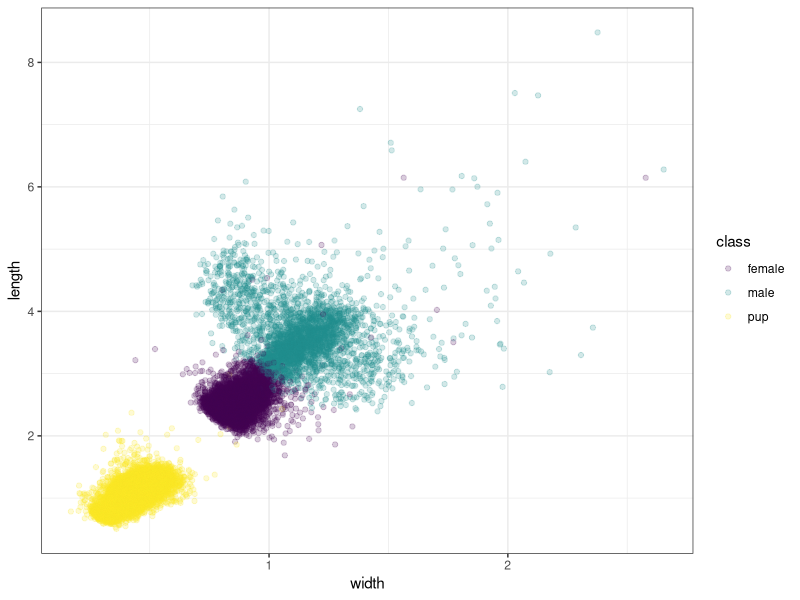

This chart was generated by the following R code: (Note: this script raises an error after producing the figure.)
##Packages!!====================================================================
library(tidyverse)
library(here)
#the files======================================================================
drone=read_csv(here::here("data/raw/Universal Project Data/uasdata.csv"))
#ocean=read_csv(here::here("data/raw/Universal Project Data/oce.indices.csv"))
procedure=read_csv(here::here("data/raw/ESEAL_FORAGING_2024_REVISED.v2.csv"))

skimr::skim(drone)
#skimr::skim(ocean)
skimr::skim(procedure)

#first look ploting ======================================================================
###Basic (in class) ======================================================================
basic=ggplot(data=drone, mapping = aes(x = width , y = length))+
  geom_point(alpha=0.2, aes(color=class))+
  theme_bw()+
  scale_color_viridis_d()
basic

###cleaning- changing class/year to a factor ====================================================================== 

drone.cleanv1 <- drone %>%
  mutate(class = relevel(as.factor(class),
                           'male', 'female', 'pup' ), 
         year = relevel(as.factor(year), 
                          '2016', '2017', '2018', '2019', '2020', '2021', '2022', '2023', '2024', '2025'))
write_csv(drone.cleanv1,"./data/cleaned/uascleanv1.csv" )

#color palette 
classpalette = c(
  "male" = "#264653", 
  "female" = "#2a9d8f", 
  "pup" = "#9fe9e0")

###plot: dodge by age class across years  ======================================================================

fun=ggplot(data=drone.cleanv1, mapping = aes(x = year , y = length, color=class))+
  geom_point(alpha = 0.2, position = position_dodge(width = 0.7)) +
  #facet_grid(class.f~.,switch='y')+
  theme_bw()+
  scale_color_manual(values = classpalette)+
  labs(y= "Polygon Length (m)", x= "Year", color="Class")
fun


#clean up: merged female dataset  ======================================================================
 #for comparisons/prediction work 

###splitting "date" into year/month/day columns ======================================================================
drone.2=drone.cleanv1 %>% 
  separate(date, into= c("year", "month", "day"),
           sep= "-", remove=FALSE)

procedure.2=procedure %>% 
  separate(DeployDate, into= c("DeployYear", "DeployMonth", "DeployDay"), 
           sep= "-", remove=FALSE) %>% 
  separate(RecoverDate, into= c("RecoverYear", "RecoverMonth", "RecoverDay"), 
           sep= "-", remove=FALSE)

####removing the wonky dates:  ======================================================================
#note here: there are 2 data values that are in mm/dd/yy formatting, and won't properly split-
#these are thankfully outside the date range for procedures that we will be using alongside drone.2, so we can force them out 
procedure.2 <- procedure.2 %>%
  filter(!is.na(DeployYear), !is.na(RecoverYear))


###new date columns as numerics ======================================================================
#to fix filtering issues 

#as.numeric for drone
drone.2= drone.2 %>% 
  mutate(day = as.numeric(day), 
         month = as.numeric(month),
         year = as.numeric(year))
#as.numeric for procedure
procedure.2=procedure.2 %>% 
  mutate(DeployDay = as.numeric(DeployDay),
         RecoverDay = as.numeric(RecoverDay), 
         DeployMonth = as.numeric(DeployMonth),
         RecoverMonth = as.numeric(RecoverMonth), 
         DeployYear = as.numeric(DeployYear),
         RecoverYear = as.numeric(RecoverYear))
  
  
###filtering procedure.2 data  ======================================================================
#to the correct year and month ranges to better fit drone.2

procedure.3=procedure.2 %>% 
  #if year is between 2016-2025 for deploy OR recover years, keep it 
  filter(between(DeployYear, 2016, 2025)| between(RecoverYear, 2016, 2025)) %>% 
  #if MONTH is between 1-3 for deploy OR recover months, keep it 
  filter(between(DeployMonth, 1, 3)|between(RecoverMonth, 1, 3))


###pivoting procedure.3- one consolidated "date" ======================================================================

#splitting into new dataframes by collection type

deploy.1=procedure.3 %>% 
  dplyr::select(ID,TOPPID, DeployDate, DeployYear, DeployMonth, DeployDay, DeployMass, `Deploy SL`, DeployAdipose) %>% 
  rename(date=DeployDate, year=DeployYear, month=DeployMonth, day=DeployDay, 
         mass=DeployMass, std.length=`Deploy SL`, adipose=DeployAdipose) %>% 
  filter(between(year, 2016, 2025) & between(month, 1, 3)) %>% 
  mutate('collection type'= "deployment") 
 

recover.1=procedure.3 %>% 
  dplyr::select(ID,TOPPID, RecoverDate, RecoverYear, RecoverMonth, RecoverDay, RecoverMass, `Recover SL`, RecoverAdipose ) %>% 
  rename(date=RecoverDate, year=RecoverYear, month=RecoverMonth, day=RecoverDay, 
         mass=RecoverMass, std.length=`Recover SL`, adipose=RecoverAdipose) %>%
  filter(between(year, 2016, 2025) & between(month, 1, 3)) %>%
  mutate('collection.type'= "recovery") 
  


drone.3=drone.2 %>% 
  dplyr::select(confidenc, date, year, month, day, class, length, width, area_m2) %>% 
  mutate(length=length*100) %>% 
  mutate('collection.type'= "drone")
  
#Modelling/Plotting ======================================================================
#i want to run a model to see how strongly/if drone standard length (FEMALES) can predict procedure values, and the same for mass values
#need to calculate mass estimates per drone 

##calculating drone mass estimates  ======================================================================

drone.3 =drone.3 %>% 
  mutate('lateral.mass.est'=(255.43*area_m2^1.5)+4.238) %>% 
  mutate('dorsal.mass.est'=(268.272*area_m2^1.5)+4.125)



##filtering drone data to be female only   ======================================================================
drone.female=drone.3 %>% 
  filter(class.f== "female")

##modelling- gaussian linear model    ======================================================================
###need to collect means by year to properly perform a regression
drone.summary=drone.female %>% 
  group_by(year) %>%
  summarise(mean.dorsal = mean(dorsal.mass.est, na.rm = TRUE),
            mean.lateral = mean(lateral.mass.est, na.rm = TRUE)) %>%
  filter(year != 2025)

recover.summary=recover.1 %>% 
  group_by(year) %>%
  summarise(mean.mass = mean(mass, na.rm = TRUE))
  
deploy.summary=deploy.1 %>% 
  group_by(year) %>%
  summarise(mean.mass = mean(mass, na.rm = TRUE))

##the models 
m1=lm(recover.summary$mean.mass~drone.summary$mean.dorsal)
m2=lm(recover.summary$mean.mass~drone.summary$mean.lateral)
m3=lm(deploy.summary$mean.mass~drone.summary$mean.dorsal)
m4=lm(deploy.summary$mean.mass~drone.summary$mean.lateral)

summary(m1)
summary(m2)
summary(m3)
summary(m4)



##color palette  ======================================================================
typepalette = c(
  "Lateral Drone Estimate" = "#EBAA4B", 
  "Dorsal Drone Estimate" = "#EB4900",
  "Drone Length" = "#EBAA4B",
  "Recovery Procedure" = "#9fe9e0",
  "Deployment Procedure"= "#009483")


##plotting some visualizations: est. vs actual
#THESE ARE REALLY UGLY 
  ggplot()+
    geom_point(data=drone.female, aes(x=year, y=lateral.mass.est, color= "Lateral Drone Estimate",), alpha=0.7, position=position_jitter(width=0.3))+
    geom_point(data=drone.female, aes(x=year, y=dorsal.mass.est, color="Dorsal Drone Estimate" ), alpha=0.3, position=position_jitter(width=0.3))+
    geom_point(data= recover.1, aes(x=year, y=mass, color="Recovery Procedure" ), alpha=0.7, position=position_jitter(width=0.2))+
    geom_point(data=deploy.1, aes(x=year, y=mass, color="Deployment Procedure" ), alpha=0.8, position=position_jitter(width=0.2))+
    scale_color_manual(values = typepalette, name= "Collection Type")+
    labs(title="Mass Trends by Collection Type, 2016-2025", x="Year", y= "Mass (kg)")
    
  
  
  ggplot()+
    geom_point(data=drone.female, aes(x=year, y=length, color="Drone Length" ), alpha=0.7, position=position_jitter(width=0.2))+
    geom_point(data= recover.1, aes(x=year, y=std.length, color="Recovery Procedure" ), alpha=0.7, position=position_jitter(width=0.2))+
    geom_point(data=deploy.1, aes(x=year, y=std.length, color="Deployment Procedure" ), alpha=0.7, position=position_jitter(width=0.2))+
    scale_color_manual(values = typepalette, name= "Collection Type")
  
  
  
